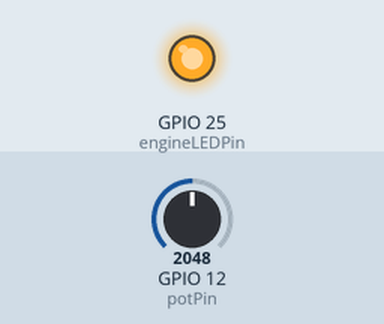
Simulated run of this program. Board: ESP32. Shown: output pins drawn as LEDs (lit = HIGH). The inputs (shaded band) are chosen by the test bench; at power-on: GPIO 12 (potPin) = 2048. What the program prints to the serial monitor is not drawn.

Above: at 2.8 s.
2.9 s: GPIO 12 (potPin) set to 1228
7.5 s: GPIO 12 (potPin) set to 491
Timing chart, 0 to 10.5 s (numbered marks = the images above; inputs shaded):
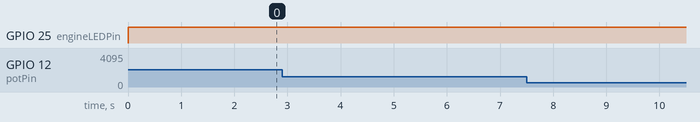

Measured:
- after the input at 2.9 s, every drawn part: stays the same
- after the input at 7.5 s, every drawn part: stays the same

The program:

main.cpp
```cpp
#include <Arduino.h>
#include <mcp_can.h>
#include <SPI.h>
#include "Engine.h"

Engine *engine;

void setup()
{
  engine = new Engine();
  xTaskCreate([](void *parameters)
              { engine->CANListener(); }, "CANListener", 2048, NULL, 1, NULL);
  xTaskCreate([](void *parameters)
              { engine->HandleTempStates(); }, "HandleTempStates", 2048, NULL, 1, NULL);
  xTaskCreate([](void *parameters)
              { engine->HandleEngineStates(); }, "HandleEngineStates", 2048, NULL, 1, NULL);
  xTaskCreate([](void *parameters)
              { engine->PingListener(); }, "PingListener", 2048, NULL, 1, NULL);
}

void loop() {}
```

Engine.h
```cpp
#pragma once

#include <Arduino.h>
#include <mcp_can.h>
#include <SPI.h>
#include <TempStates.h>
#include <EngineStates.h>

constexpr unsigned long BRAKES_ID = 0x001;
constexpr unsigned long SPEED_ID = 0x002;
constexpr unsigned long HIGH_TEMP_ID = 0x003;
constexpr unsigned long TEMP_OK_ID = 0x007;
constexpr unsigned long TEMP_ID = 0x010;
constexpr unsigned long ENGINE_PING_ID = 0x013;

constexpr int potPin = 12;
constexpr int engineLEDPin = 25;
constexpr int CS_PIN = 5;
constexpr int TEMP_THRESHOLD = 105;

class Engine
{
public:
    Engine();

    void CANListener();
    void HandleTempStates();
    void HandleEngineStates();
    void UpdateTemp();
    void SendHighTempAlert();
    void SendTempOK();
    void PingListener();

private:
    uint8_t temp;
    int speed;
    TempStates tempState = NORMAL;
    TempStates previousTempState = NORMAL;
    EngineStates engineState = RUNNING;
    MCP_CAN CAN;
};
```

EngineStates.h
```cpp
#pragma once

enum EngineStates
{
    RUNNING,
    STOPPED
} typedef EngineStates;
```

TempStates.h
```cpp
#pragma once

enum TempStates
{
    NORMAL,
    HIGH_TEMP
} typedef TempStates;
```

Engine.cpp
```cpp
#include "Engine.h"

Engine::Engine() : CAN(CS_PIN)
{
    this->temp = 0;
    Serial.begin(115200);
    pinMode(potPin, INPUT);
    pinMode(engineLEDPin, OUTPUT);
    if (CAN.begin(MCP_ANY, CAN_1000KBPS, MCP_8MHZ) == CAN_OK)
    {
        Serial.println("MCP2515 Initialized Successfully!");
    }
    else
    {
        Serial.println("Error Initializing MCP2515...");
        while (1)
            ;
    }
    CAN.setMode(MCP_NORMAL);
}

void Engine::CANListener()
{
    unsigned char len = 0;
    unsigned char buf[16];
    unsigned long canId = 0;

    while (1)
    {
        if (CAN_MSGAVAIL == CAN.checkReceive())
        {
            if (CAN.readMsgBuf(&canId, &len, buf) == CAN_OK)
            {
                Serial.print("ID: ");
                canId = canId & 0x7FF;
                Serial.println(canId, HEX);
                Serial.print(" Data: ");
                for (int i = 0; i < len; i++)
                {
                    Serial.print(buf[i], HEX);
                    Serial.println(" ");
                }

                if (canId == BRAKES_ID)
                {
                    if ((char)buf[0] == 'B')
                    {
                        if (this->engineState == RUNNING)
                        {
                            this->engineState = STOPPED;
                            Serial.println("Engine STOPPED");
                        }
                        else
                        {
                            this->engineState = RUNNING;
                            Serial.println("Engine RUNNING");
                        }
                    }
                }
                else if (canId == SPEED_ID)
                {
                    if (len == 2)
                    {
                        speed = (buf[0] << 8 | buf[1]);
                        Serial.println(speed);
                    }
                }
            }
        }
        vTaskDelay(10 / portTICK_PERIOD_MS);
    }
    vTaskDelete(nullptr);
}

void Engine::HandleTempStates()
{
    while (1)
    {
        if (this->tempState == NORMAL)
        {
            if (previousTempState == HIGH_TEMP)
            {
                this->SendTempOK();
            }
            this->UpdateTemp();
            if (this->temp > TEMP_THRESHOLD)
            {
                this->tempState = HIGH_TEMP;
            }

            previousTempState = NORMAL;
        }
        else if (this->tempState == HIGH_TEMP)
        {
            if (previousTempState == NORMAL)
            {
                this->SendHighTempAlert();
            }
            this->UpdateTemp();
            if (this->temp < TEMP_THRESHOLD)
            {
                this->tempState = NORMAL;
            }
            previousTempState = HIGH_TEMP;
        }
        vTaskDelay(2000 / portTICK_PERIOD_MS);
    }
    vTaskDelete(nullptr);
}

void Engine::HandleEngineStates()
{
    while (1)
    {
        if (this->engineState == RUNNING)
        {
            digitalWrite(engineLEDPin, HIGH);
        }
        else if (this->engineState == STOPPED)
        {
            digitalWrite(engineLEDPin, LOW);
        }

        vTaskDelay(10 / portTICK_PERIOD_MS);
    }
    vTaskDelete(nullptr);
}

void Engine::UpdateTemp()
{
    int sensorValue = analogRead(potPin);
    this->temp = map(sensorValue, 0, 1023, 0, 128);
    Serial.println("Temperature: " + String(this->temp));
    if (CAN.sendMsgBuf(TEMP_ID, 0, sizeof(this->temp), (unsigned char *)&this->temp) == CAN_OK)
    {
        Serial.println("Temperature Sent Successfully!");
    }
    else
    {
        Serial.println("Error Sending Temperature...");
        Serial.println();
    }
}

void Engine::SendHighTempAlert()
{
    unsigned char message[] = "H";
    if (CAN.sendMsgBuf(HIGH_TEMP_ID, 0, sizeof(message), message) == CAN_OK)
    {
        Serial.println("High Temperature Alert Sent Successfully!");
    }
    else
    {
        Serial.println("Error Sending High Temperature Alert...");
        Serial.println(CAN.sendMsgBuf(HIGH_TEMP_ID, 0, sizeof(message), message));
    }
}

void Engine::SendTempOK()
{
    unsigned char message[] = "OK";
    if (CAN.sendMsgBuf(TEMP_OK_ID, 0, sizeof(message), message) == CAN_OK)
    {
        Serial.println("Temperature OK Sent Successfully!");
    }
    else
    {
        Serial.println("Error Sending Temperature OK...");
    }
}

void Engine::PingListener()
{
    while (1)
    {
        unsigned char len = 0;
        unsigned char buf[16];
        unsigned long canId = 0;

        if (CAN_MSGAVAIL == CAN.checkReceive())
        {
            if (CAN.readMsgBuf(&canId, &len, buf) == CAN_OK)
            {
                Serial.print("ID: ");
                canId = canId & 0x7FF;
                Serial.print(canId, HEX);
                Serial.print(" Data: ");
                for (int i = 0; i < len; i++)
                {
                    Serial.print(buf[i], HEX);
                    Serial.print(" ");
                }
                if (canId == ENGINE_PING_ID)
                {
                    if ((int)buf[0] == 1)
                    {
                        CAN.sendMsgBuf(ENGINE_PING_ID, 0, sizeof(buf), buf);
                    }
                }
            }
        }
        vTaskDelay(50 / portTICK_PERIOD_MS);
    }
    vTaskDelete(nullptr);
}
```
